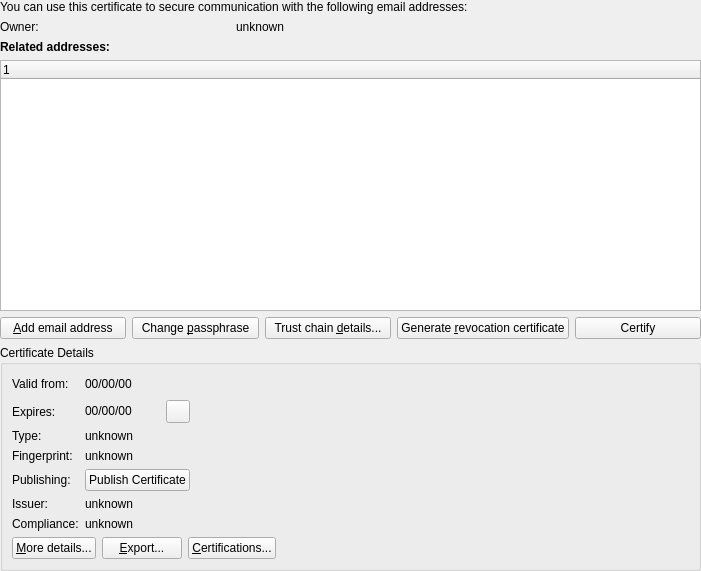
<?xml version="1.0" encoding="UTF-8"?>
<ui version="4.0">
 <class>CertificateDetailsWidget</class>
 <widget class="QWidget" name="CertificateDetailsWidget">
  <property name="geometry">
   <rect>
    <x>0</x>
    <y>0</y>
    <width>701</width>
    <height>571</height>
   </rect>
  </property>
  <property name="windowTitle">
   <string>Certificate Details</string>
  </property>
  <layout class="QGridLayout" name="gridLayout_2">
   <property name="leftMargin">
    <number>0</number>
   </property>
   <property name="topMargin">
    <number>0</number>
   </property>
   <property name="rightMargin">
    <number>0</number>
   </property>
   <property name="bottomMargin">
    <number>0</number>
   </property>
   <item row="4" column="0" colspan="3">
    <layout class="QHBoxLayout" name="hboxLayout_1">
     <item>
      <widget class="QPushButton" name="addUserIDBtn">
       <property name="text">
        <string>&amp;Add email address</string>
       </property>
      </widget>
     </item>
     <item>
      <widget class="QPushButton" name="changePassphraseBtn">
       <property name="text">
        <string>Change &amp;passphrase</string>
       </property>
      </widget>
     </item>
     <item>
      <widget class="QPushButton" name="trustChainDetailsBtn">
       <property name="text">
        <string>Trust chain &amp;details...</string>
       </property>
      </widget>
     </item>
     <item>
      <widget class="QPushButton" name="genRevokeBtn">
       <property name="toolTip">
        <string>A revocation certificate is a file that serves as a &quot;kill switch&quot; to publicly
declare that a key shall not anymore be used.  It is not possible&quot;
to retract such a revocation certificate once it has been published.</string>
       </property>
       <property name="text">
        <string>Generate &amp;revocation certificate</string>
       </property>
      </widget>
     </item>
     <item>
      <widget class="QPushButton" name="certifyBtn">
       <property name="text">
        <string>Certify</string>
       </property>
      </widget>
     </item>
    </layout>
   </item>
   <item row="6" column="0" colspan="3">
    <widget class="QGroupBox" name="groupBox">
     <property name="title">
      <string>Certificate Details</string>
     </property>
     <property name="flat">
      <bool>false</bool>
     </property>
     <layout class="QGridLayout" name="gridLayout">
      <item row="0" column="0">
       <widget class="QLabel" name="validFromLbl">
        <property name="text">
         <string>Valid from:</string>
        </property>
       </widget>
      </item>
      <item row="0" column="1">
       <widget class="QLabel" name="validFrom">
        <property name="text">
         <string>00/00/00</string>
        </property>
        <property name="textInteractionFlags">
         <set>Qt::LinksAccessibleByMouse|Qt::TextSelectableByMouse</set>
        </property>
       </widget>
      </item>
      <item row="0" column="2">
       <spacer name="horizontalSpacer_3">
        <property name="orientation">
         <enum>Qt::Horizontal</enum>
        </property>
        <property name="sizeHint" stdset="0">
         <size>
          <width>40</width>
          <height>20</height>
         </size>
        </property>
       </spacer>
      </item>
      <item row="1" column="0">
       <widget class="QLabel" name="expiresLbl">
        <property name="text">
         <string>Expires:</string>
        </property>
       </widget>
      </item>
      <item row="1" column="1">
       <layout class="QHBoxLayout" name="horizontalLayout_3">
        <item>
         <widget class="QLabel" name="expires">
          <property name="text">
           <string>00/00/00</string>
          </property>
          <property name="textInteractionFlags">
           <set>Qt::LinksAccessibleByMouse|Qt::TextSelectableByMouse</set>
          </property>
         </widget>
        </item>
        <item>
         <widget class="QToolButton" name="changeExpirationBtn">
          <property name="toolTip">
           <string>Change</string>
          </property>
          <property name="text">
           <string/>
          </property>
          <property name="icon">
           <iconset theme="editor">
            <normaloff>.</normaloff>.</iconset>
          </property>
          <property name="iconSize">
           <size>
            <width>16</width>
            <height>16</height>
           </size>
          </property>
          <property name="toolButtonStyle">
           <enum>Qt::ToolButtonTextBesideIcon</enum>
          </property>
         </widget>
        </item>
       </layout>
      </item>
      <item row="2" column="0">
       <widget class="QLabel" name="typeLbl">
        <property name="text">
         <string>Type:</string>
        </property>
       </widget>
      </item>
      <item row="2" column="1">
       <widget class="QLabel" name="type">
        <property name="text">
         <string>unknown</string>
        </property>
        <property name="textInteractionFlags">
         <set>Qt::LinksAccessibleByMouse|Qt::TextSelectableByMouse</set>
        </property>
       </widget>
      </item>
      <item row="3" column="0">
       <widget class="QLabel" name="fingerprintLbl">
        <property name="text">
         <string>Fingerprint:</string>
        </property>
       </widget>
      </item>
      <item row="3" column="1" colspan="2">
       <widget class="QLabel" name="fingerprint">
        <property name="text">
         <string>unknown</string>
        </property>
        <property name="textInteractionFlags">
         <set>Qt::LinksAccessibleByMouse|Qt::TextSelectableByMouse</set>
        </property>
       </widget>
      </item>
      <item row="4" column="0">
       <widget class="QLabel" name="publishingLbl">
        <property name="text">
         <string>Publishing:</string>
        </property>
       </widget>
      </item>
      <item row="4" column="1">
       <widget class="QPushButton" name="publishing">
        <property name="text">
         <string>Publish Certificate</string>
        </property>
       </widget>
      </item>
      <item row="5" column="0">
       <widget class="QLabel" name="smimeIssuerLbl">
        <property name="text">
         <string>Issuer:</string>
        </property>
       </widget>
      </item>
      <item row="5" column="1" colspan="2">
       <widget class="QLabel" name="smimeIssuer">
        <property name="text">
         <string>unknown</string>
        </property>
        <property name="wordWrap">
         <bool>true</bool>
        </property>
        <property name="textInteractionFlags">
         <set>Qt::TextBrowserInteraction</set>
        </property>
       </widget>
      </item>
      <item row="6" column="0">
       <widget class="QLabel" name="compliance">
        <property name="text">
         <string>Compliance:</string>
        </property>
        <property name="wordWrap">
         <bool>true</bool>
        </property>
        <property name="textInteractionFlags">
         <set>Qt::TextBrowserInteraction</set>
        </property>
       </widget>
      </item>
      <item row="6" column="1">
       <widget class="QLabel" name="complianceLbl">
        <property name="text">
         <string>unknown</string>
        </property>
        <property name="wordWrap">
         <bool>true</bool>
        </property>
        <property name="textInteractionFlags">
         <set>Qt::TextBrowserInteraction</set>
        </property>
       </widget>
      </item>
      <item row="7" column="0" colspan="3">
       <layout class="QHBoxLayout" name="horizontalLayout">
        <item>
         <widget class="QPushButton" name="moreDetailsBtn">
          <property name="text">
           <string>&amp;More details...</string>
          </property>
         </widget>
        </item>
        <item>
         <widget class="QPushButton" name="exportBtn">
          <property name="text">
           <string>&amp;Export...</string>
          </property>
         </widget>
        </item>
        <item>
         <widget class="QPushButton" name="webOfTrustBtn">
          <property name="text">
           <string>&amp;Certifications...</string>
          </property>
         </widget>
        </item>
        <item>
         <spacer name="horizontalSpacer">
          <property name="orientation">
           <enum>Qt::Horizontal</enum>
          </property>
          <property name="sizeHint" stdset="0">
           <size>
            <width>40</width>
            <height>20</height>
           </size>
          </property>
         </spacer>
        </item>
       </layout>
      </item>
     </layout>
    </widget>
   </item>
   <item row="3" column="0" colspan="3">
    <widget class="QTreeWidget" name="userIDTable">
     <property name="editTriggers">
      <set>QAbstractItemView::NoEditTriggers</set>
     </property>
     <property name="selectionMode">
      <enum>QAbstractItemView::SingleSelection</enum>
     </property>
     <property name="rootIsDecorated">
      <bool>false</bool>
     </property>
     <property name="uniformRowHeights">
      <bool>true</bool>
     </property>
     <property name="allColumnsShowFocus">
      <bool>true</bool>
     </property>
     <column>
      <property name="text">
       <string notr="true">1</string>
      </property>
     </column>
    </widget>
   </item>
   <item row="0" column="0" colspan="3">
    <widget class="QLabel" name="label">
     <property name="text">
      <string>You can use this certificate to secure communication with the following email addresses:</string>
     </property>
     <property name="wordWrap">
      <bool>true</bool>
     </property>
    </widget>
   </item>
   <item row="1" column="0">
    <widget class="QLabel" name="smimeOwnerLbl">
     <property name="text">
      <string>Owner:</string>
     </property>
    </widget>
   </item>
   <item row="2" column="0">
    <widget class="QLabel" name="smimeRelatedAddresses">
     <property name="font">
      <font>
       <weight>75</weight>
       <bold>true</bold>
      </font>
     </property>
     <property name="text">
      <string>Related addresses:</string>
     </property>
    </widget>
   </item>
   <item row="1" column="1" colspan="2">
    <widget class="QLabel" name="smimeOwner">
     <property name="text">
      <string>unknown</string>
     </property>
     <property name="wordWrap">
      <bool>true</bool>
     </property>
     <property name="textInteractionFlags">
      <set>Qt::TextBrowserInteraction</set>
     </property>
    </widget>
   </item>
  </layout>
 </widget>
 <resources/>
 <connections/>
</ui>
